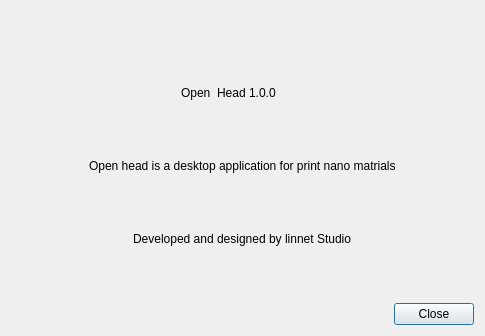
<?xml version="1.0" encoding="UTF-8"?>
<ui version="4.0">
 <class>AboutDialog</class>
 <widget class="QDialog" name="AboutDialog">
  <property name="geometry">
   <rect>
    <x>0</x>
    <y>0</y>
    <width>485</width>
    <height>336</height>
   </rect>
  </property>
  <property name="windowTitle">
   <string>Dialog</string>
  </property>
  <layout class="QGridLayout" name="gridLayout">
   <item row="0" column="0">
    <layout class="QVBoxLayout" name="verticalLayout">
     <item>
      <spacer name="verticalSpacer_4">
       <property name="orientation">
        <enum>Qt::Vertical</enum>
       </property>
       <property name="sizeHint" stdset="0">
        <size>
         <width>17</width>
         <height>72</height>
        </size>
       </property>
      </spacer>
     </item>
     <item>
      <layout class="QHBoxLayout" name="horizontalLayout">
       <item>
        <spacer name="horizontalSpacer_4">
         <property name="orientation">
          <enum>Qt::Horizontal</enum>
         </property>
         <property name="sizeHint" stdset="0">
          <size>
           <width>158</width>
           <height>20</height>
          </size>
         </property>
        </spacer>
       </item>
       <item>
        <widget class="QLabel" name="label">
         <property name="text">
          <string>Open  Head 1.0.0</string>
         </property>
        </widget>
       </item>
       <item>
        <spacer name="horizontalSpacer_3">
         <property name="orientation">
          <enum>Qt::Horizontal</enum>
         </property>
         <property name="sizeHint" stdset="0">
          <size>
           <width>198</width>
           <height>20</height>
          </size>
         </property>
        </spacer>
       </item>
      </layout>
     </item>
     <item>
      <spacer name="verticalSpacer_3">
       <property name="orientation">
        <enum>Qt::Vertical</enum>
       </property>
       <property name="sizeHint" stdset="0">
        <size>
         <width>17</width>
         <height>34</height>
        </size>
       </property>
      </spacer>
     </item>
     <item>
      <layout class="QHBoxLayout" name="horizontalLayout_2">
       <item>
        <spacer name="horizontalSpacer_2">
         <property name="orientation">
          <enum>Qt::Horizontal</enum>
         </property>
         <property name="sizeHint" stdset="0">
          <size>
           <width>48</width>
           <height>20</height>
          </size>
         </property>
        </spacer>
       </item>
       <item>
        <widget class="QLabel" name="label_2">
         <property name="text">
          <string>Open head is a desktop application for print nano matrials</string>
         </property>
        </widget>
       </item>
       <item>
        <spacer name="horizontalSpacer">
         <property name="orientation">
          <enum>Qt::Horizontal</enum>
         </property>
         <property name="sizeHint" stdset="0">
          <size>
           <width>58</width>
           <height>20</height>
          </size>
         </property>
        </spacer>
       </item>
      </layout>
     </item>
     <item>
      <spacer name="verticalSpacer_5">
       <property name="orientation">
        <enum>Qt::Vertical</enum>
       </property>
       <property name="sizeHint" stdset="0">
        <size>
         <width>17</width>
         <height>34</height>
        </size>
       </property>
      </spacer>
     </item>
     <item>
      <layout class="QHBoxLayout" name="horizontalLayout_3">
       <item>
        <spacer name="horizontalSpacer_6">
         <property name="orientation">
          <enum>Qt::Horizontal</enum>
         </property>
         <property name="sizeHint" stdset="0">
          <size>
           <width>108</width>
           <height>20</height>
          </size>
         </property>
        </spacer>
       </item>
       <item>
        <widget class="QLabel" name="label_3">
         <property name="text">
          <string>Developed and designed by linnet Studio</string>
         </property>
        </widget>
       </item>
       <item>
        <spacer name="horizontalSpacer_5">
         <property name="orientation">
          <enum>Qt::Horizontal</enum>
         </property>
         <property name="sizeHint" stdset="0">
          <size>
           <width>108</width>
           <height>20</height>
          </size>
         </property>
        </spacer>
       </item>
      </layout>
     </item>
     <item>
      <spacer name="verticalSpacer_2">
       <property name="orientation">
        <enum>Qt::Vertical</enum>
       </property>
       <property name="sizeHint" stdset="0">
        <size>
         <width>17</width>
         <height>48</height>
        </size>
       </property>
      </spacer>
     </item>
     <item>
      <layout class="QHBoxLayout" name="horizontalLayout_4">
       <item>
        <spacer name="horizontalSpacer_7">
         <property name="orientation">
          <enum>Qt::Horizontal</enum>
         </property>
         <property name="sizeHint" stdset="0">
          <size>
           <width>368</width>
           <height>20</height>
          </size>
         </property>
        </spacer>
       </item>
       <item>
        <widget class="QPushButton" name="close_btn">
         <property name="text">
          <string>Close</string>
         </property>
        </widget>
       </item>
      </layout>
     </item>
    </layout>
   </item>
  </layout>
 </widget>
 <resources/>
 <connections/>
</ui>
